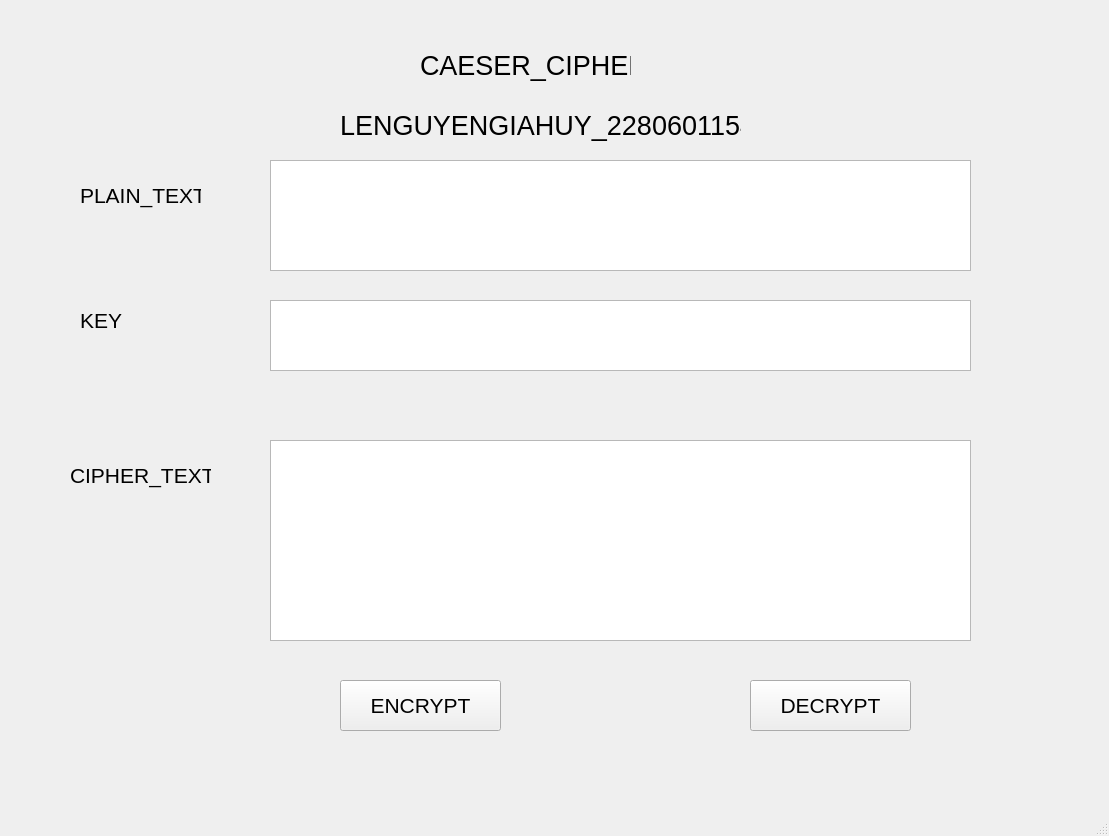
<?xml version="1.0" encoding="UTF-8"?>
<ui version="4.0">
 <class>MainWindow</class>
 <widget class="QMainWindow" name="MainWindow">
  <property name="geometry">
   <rect>
    <x>0</x>
    <y>0</y>
    <width>1109</width>
    <height>836</height>
   </rect>
  </property>
  <property name="font">
   <font>
    <pointsize>16</pointsize>
   </font>
  </property>
  <property name="windowTitle">
   <string>MainWindow</string>
  </property>
  <widget class="QWidget" name="centralwidget">
   <widget class="QLabel" name="label">
    <property name="geometry">
     <rect>
      <x>420</x>
      <y>30</y>
      <width>211</width>
      <height>71</height>
     </rect>
    </property>
    <property name="font">
     <font>
      <pointsize>20</pointsize>
     </font>
    </property>
    <property name="text">
     <string>CAESER_CIPHER</string>
    </property>
   </widget>
   <widget class="QLabel" name="label_2">
    <property name="geometry">
     <rect>
      <x>340</x>
      <y>90</y>
      <width>401</width>
      <height>71</height>
     </rect>
    </property>
    <property name="font">
     <font>
      <pointsize>20</pointsize>
     </font>
    </property>
    <property name="text">
     <string>LENGUYENGIAHUY_2280601154</string>
    </property>
   </widget>
   <widget class="QLabel" name="label_3">
    <property name="geometry">
     <rect>
      <x>80</x>
      <y>170</y>
      <width>121</width>
      <height>51</height>
     </rect>
    </property>
    <property name="font">
     <font>
      <pointsize>16</pointsize>
     </font>
    </property>
    <property name="text">
     <string>PLAIN_TEXT</string>
    </property>
   </widget>
   <widget class="QLabel" name="label_4">
    <property name="geometry">
     <rect>
      <x>80</x>
      <y>310</y>
      <width>51</width>
      <height>21</height>
     </rect>
    </property>
    <property name="font">
     <font>
      <pointsize>16</pointsize>
     </font>
    </property>
    <property name="text">
     <string>KEY</string>
    </property>
   </widget>
   <widget class="QLabel" name="label_5">
    <property name="geometry">
     <rect>
      <x>70</x>
      <y>450</y>
      <width>141</width>
      <height>51</height>
     </rect>
    </property>
    <property name="text">
     <string>CIPHER_TEXT</string>
    </property>
   </widget>
   <widget class="QPlainTextEdit" name="plainTextEdit">
    <property name="geometry">
     <rect>
      <x>270</x>
      <y>160</y>
      <width>701</width>
      <height>111</height>
     </rect>
    </property>
   </widget>
   <widget class="QTextEdit" name="textEdit">
    <property name="geometry">
     <rect>
      <x>270</x>
      <y>300</y>
      <width>701</width>
      <height>71</height>
     </rect>
    </property>
   </widget>
   <widget class="QTextEdit" name="textEdit_2">
    <property name="geometry">
     <rect>
      <x>270</x>
      <y>440</y>
      <width>701</width>
      <height>201</height>
     </rect>
    </property>
   </widget>
   <widget class="QPushButton" name="pushButton">
    <property name="geometry">
     <rect>
      <x>340</x>
      <y>680</y>
      <width>161</width>
      <height>51</height>
     </rect>
    </property>
    <property name="text">
     <string>ENCRYPT</string>
    </property>
   </widget>
   <widget class="QPushButton" name="pushButton_2">
    <property name="geometry">
     <rect>
      <x>750</x>
      <y>680</y>
      <width>161</width>
      <height>51</height>
     </rect>
    </property>
    <property name="text">
     <string>DECRYPT</string>
    </property>
   </widget>
  </widget>
  <widget class="QMenuBar" name="menubar">
   <property name="geometry">
    <rect>
     <x>0</x>
     <y>0</y>
     <width>1109</width>
     <height>36</height>
    </rect>
   </property>
  </widget>
  <widget class="QStatusBar" name="statusbar"/>
 </widget>
 <resources/>
 <connections/>
</ui>
